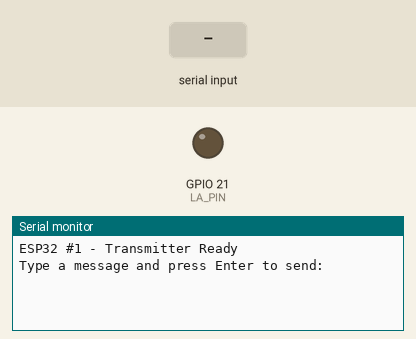
The sketch below on a simulated ESP32. Shown: output pins drawn as LEDs (lit = HIGH), the last lines printed to the serial monitor. The inputs (shaded band) are chosen by the test bench.

Above: at 1.2 s.
1.3 s: "1\n" received over Serial
At 2.3 s:
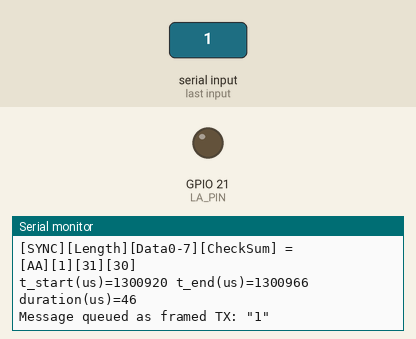
2.8 s: "1\n" received over the second serial link
At 4.3 s:
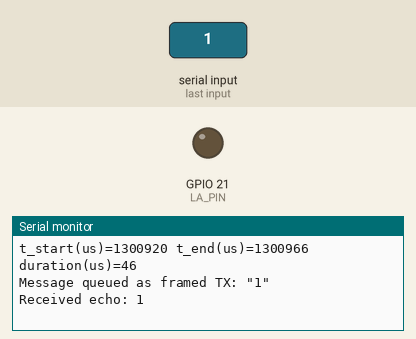

The sketch:

LAB6_TX.ino
```cpp
// ESP32 #1 — Transmitter (UART "BPSK" Simulation with Packet Framing & Timing GPIO)
// Keeps your UART echo workflow, adds packet framing and a timing pin for LA.

#define TXD2 23
#define RXD2 22
#define LA_PIN 21            // Logic Analyzer timing pin (per lab table)
#define SYNC_BYTE 0xAA       // 1010 1010
#define MAX_DATA 8           // <= 8 bytes per frame as specified

// "baud-like" pacing between frames (us). Tune for your timing study if needed.
#define FRAME_GAP_US 5000    // 5 ms between frames
// Optional per-byte pacing (us) to emulate symbol pacing. Set to 0 to disable.
#define BYTE_GAP_US 0

// If you want to send each message multiple times for RX/LA capture, bump this up.
#define REPEAT_FRAMES 1

// ----------------- Helpers -----------------
uint8_t computeChecksum(const uint8_t* data, uint8_t len, uint8_t lengthField) {
  // CHECKSUM = XOR of LENGTH + DATA bytes (SYNC excluded)
  uint8_t cs = 0x00;
  cs ^= lengthField;
  for (uint8_t i = 0; i < len; i++) cs ^= data[i];
  return cs;
}

void hexdumpToSerial(const uint8_t* buf, size_t n) {
  for (size_t i = 0; i < n; i++) {
    if (buf[i] < 16) Serial.print('0');
    Serial.print(buf[i], HEX);
    if (i + 1 < n) Serial.print(' ');
  }
}

// Build and send one framed packet: [SYNC][LENGTH][DATA...][CHECKSUM]
void sendFrame(const uint8_t* data, uint8_t len) {
  if (len == 0 || len > MAX_DATA) return;

  uint8_t frame[2 + MAX_DATA + 1];   // SYNC + LENGTH + DATA(<=8) + CHECKSUM
  size_t idx = 0;
  frame[idx++] = SYNC_BYTE;
  frame[idx++] = len;
  for (uint8_t i = 0; i < len; i++) frame[idx++] = data[i];
  frame[idx++] = computeChecksum(data, len, len);

  // Timing marker for LA + timestamps for your report
  uint64_t t0 = esp_timer_get_time();
  digitalWrite(LA_PIN, HIGH);

  // Send raw binary frame over UART2
  for (size_t i = 0; i < idx; i++) {
    Serial2.write(frame[i]);
    if (BYTE_GAP_US) delayMicroseconds(BYTE_GAP_US);
  }

  // Append newline purely so your existing echo path (on the other ESP32) can line-buffer.
  Serial2.write('\n');

  digitalWrite(LA_PIN, LOW);
  uint64_t t1 = esp_timer_get_time();

// --- Pretty-print formatted frame info ---
Serial.print("[SYNC][Length][Data0-7][CheckSum] = ");
Serial.print("[");
Serial.print(frame[0], HEX);
Serial.print("][");
Serial.print(frame[1], HEX);
Serial.print("][");

// Print data bytes dynamically (up to 8)
for (uint8_t i = 0; i < len; i++) {
  Serial.print(frame[2 + i], HEX);
  if (i < len - 1) Serial.print(" ");
}

Serial.print("][");
Serial.print(frame[2 + len], HEX);
Serial.println("]");

// Timing info for verification
Serial.print("t_start(us)="); Serial.print((uint32_t)t0);
Serial.print(" t_end(us)=");  Serial.print((uint32_t)t1);
Serial.print(" duration(us)="); Serial.println((uint32_t)(t1 - t0));
}

// Chunk an arbitrary message into <=8B frames and send
void sendMessageAsFrames(const String& msg) {
  const uint8_t* p = reinterpret_cast<const uint8_t*>(msg.c_str());
  size_t remaining = msg.length();

  for (int rep = 0; rep < REPEAT_FRAMES; rep++) {
    size_t offset = 0;
    while (remaining - offset > 0) {
      uint8_t chunk = (remaining - offset > MAX_DATA) ? MAX_DATA : (uint8_t)(remaining - offset);
      sendFrame(p + offset, chunk);
      offset += chunk;

      if (FRAME_GAP_US) delayMicroseconds(FRAME_GAP_US);
    }
    // Optional gap between repeats
    if (REPEAT_FRAMES > 1 && FRAME_GAP_US) delayMicroseconds(3 * FRAME_GAP_US);
  }
}

// ----------------- Your original skeleton, lightly extended -----------------
void setup() {
  pinMode(LA_PIN, OUTPUT);
  digitalWrite(LA_PIN, LOW);

  Serial.begin(115200);
  Serial2.begin(9600, SERIAL_8N1, RXD2, TXD2);

  Serial.println("ESP32 #1 - Transmitter Ready");
  Serial.println("Type a message and press Enter to send:");
}

void loop() {
  // Send when you type something in the Serial Monitor
  if (Serial.available()) {
    String message = Serial.readStringUntil('\n');
    message.trim();

    if (message.length() > 0) {
      // Build lab-style frames and send over UART2 (simulating BPSK link via UART)
      sendMessageAsFrames(message);

      // User feedback (original behavior)
      Serial.println("Message queued as framed TX: \"" + message + "\"");
    }
  }

  // Keep your original echo monitor.
  // If the RX echoes printable text (e.g., because of the newline we append), you'll see it here.
  if (Serial2.available()) {
    String incoming = Serial2.readStringUntil('\n');
    incoming.trim();
    if (incoming.length() > 0) {
      Serial.println("Received echo: " + incoming);
    }
  }
}
```

Measured:
- after the input at 1.3 s, the serial monitor: prints a new line at once (image 1)
- after the input at 2.8 s, the serial monitor: prints a new line at once (image 2)
